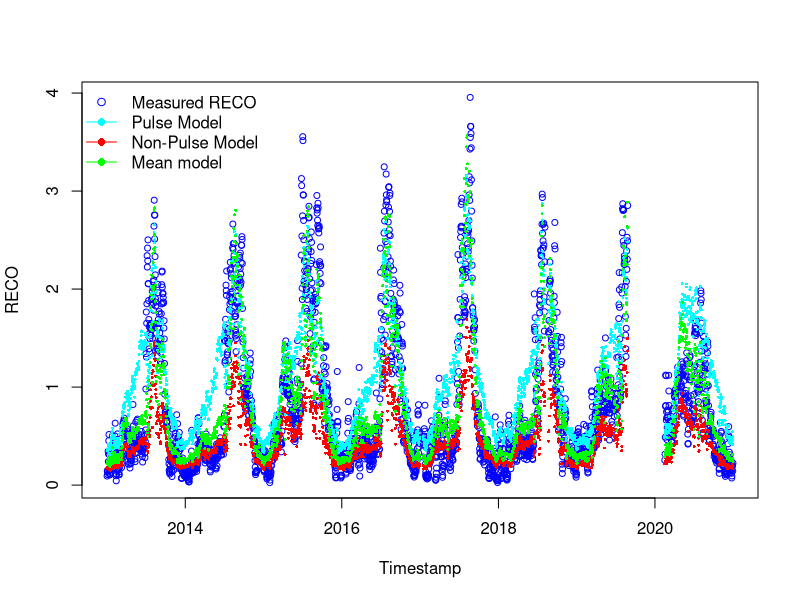
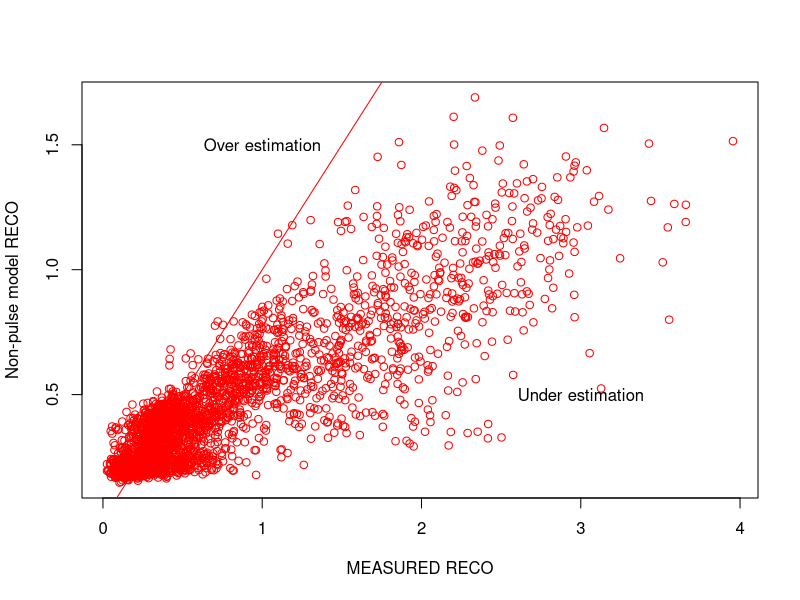
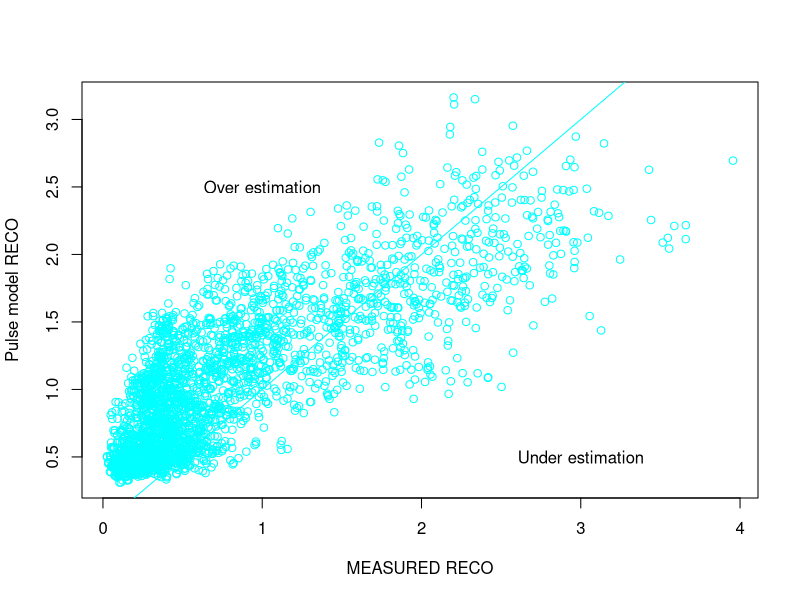
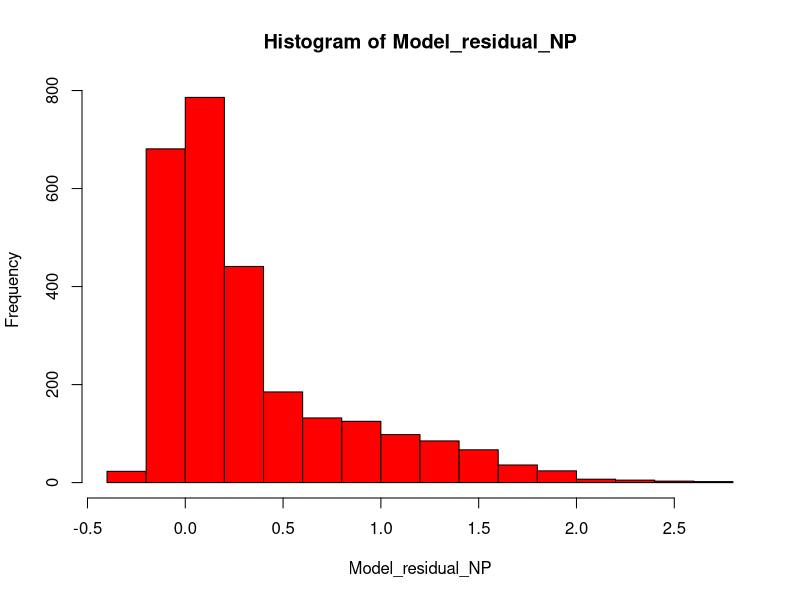
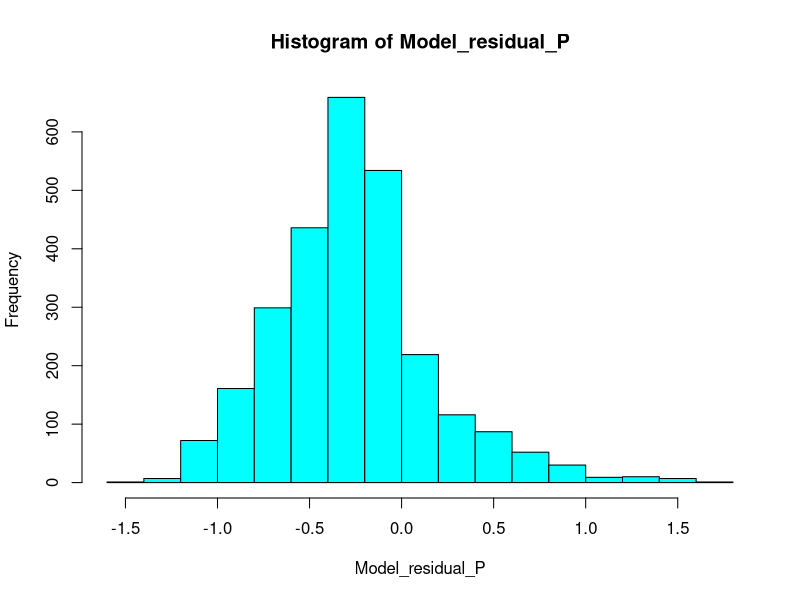
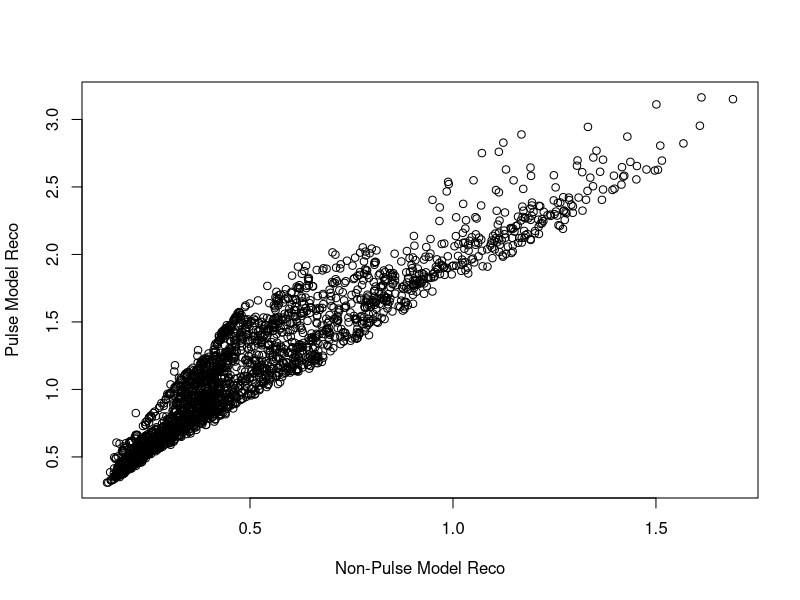
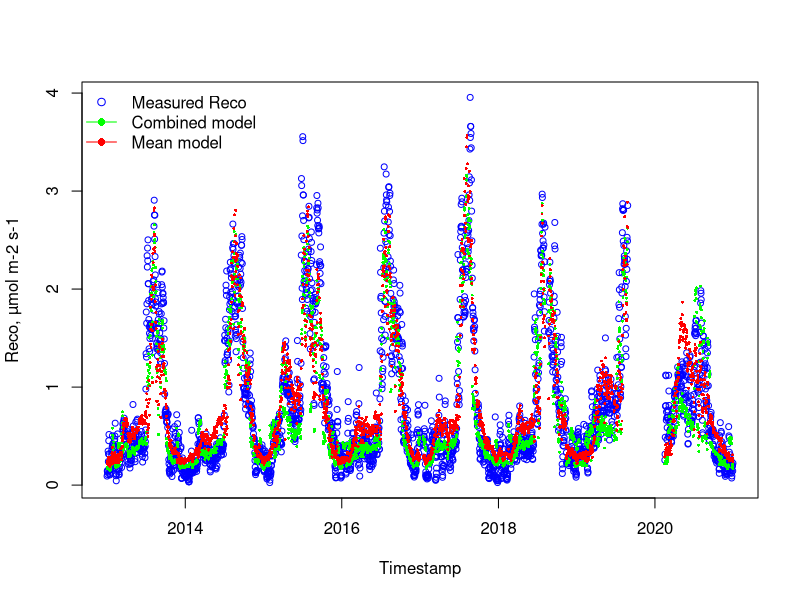
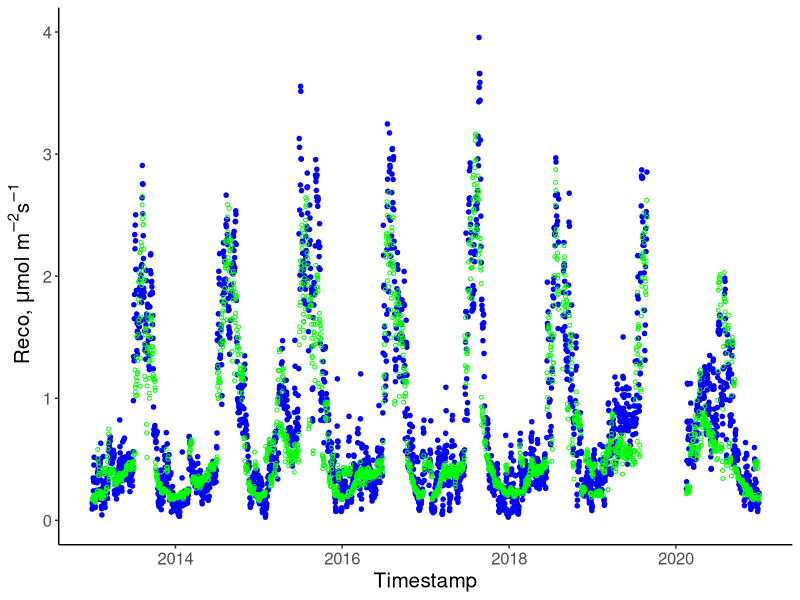

Write the R code that produced these figures, in order.
# 17-05-2024
# Anastasia Makhnykina

library(dplyr)
library(tidyr)
library(tidyverse)
library(lubridate)
library(ggplot2)
library(units)
library(stats)
library(grDevices)
library(readr)
library(ggpubr)


# Read other pulse division docs - with "DM" in their names
years_sum1 <- read.csv("data/years_sum1_DM.csv")
years_sum_Pulse0 <- read.csv("data/years_sum_Pulse0_DM.csv")
years_sum_Pulse1 <- read.csv("data/years_sum_Pulse1_DM.csv")

# Make sure in the Date format
years_sum_Pulse0$date <- as.Date(years_sum_Pulse0$date)
years_sum_Pulse1$date <- as.Date(years_sum_Pulse1$date)
years_sum1$date <- as.Date(years_sum1$date)

# CHECK COLUMN NAMES AND DATA TYPES
str(years_sum_Pulse0)
str(years_sum_Pulse1)
str(years_sum1)

####### Non-Pulse model ###################
###########################################

# Remove rows with missing values
years_sum_Pulse0 <- na.omit(years_sum_Pulse0)

# Calculate Soil Moisture
years_sum_Pulse0$meanSWC5 <- as.numeric(as.character(years_sum_Pulse0$meanSWC5))
SoilMoisture <- years_sum_Pulse0$meanSWC5/100

# Assign variables
years_sum_Pulse0$meanST5 <- as.numeric(as.character(years_sum_Pulse0$meanST5))
years_sum_Pulse0$meanGPP <- as.numeric(as.character(years_sum_Pulse0$meanGPP))

meanSWC5_NP <- SoilMoisture
meanST5_NP <- years_sum_Pulse0$meanST5
meanGPP_NP <- years_sum_Pulse0$meanGPP
GPPmax_NP <- max(years_sum_Pulse0$meanGPP, na.rm = TRUE)

########## Fit Non-Pulse model ##################
years_sum_Pulse0$meanRECO <- as.numeric(as.character(years_sum_Pulse0$meanRECO))

Param_model4_NP <- nls(meanRECO ~ FrefNP*((meanGPP_NP/GPPmax_NP +n)/1+n) *
                         (1-c4*(0.1-meanSWC5_NP)^2)*exp(b4*meanST5_NP), 
                       data = years_sum_Pulse0,
                       start = list(FrefNP=0.75, c4=56.54, b4=0.04, n=0.84),
                       control = nls.control(maxiter = 1000, minFactor = 0.01)
)
Summary_Model4_NP = summary(Param_model4_NP)

# Formula: meanRECO ~ Fref * ((meanGPP_NP/GPPmax_NP + n)/1 + n) * (1 - c4 * 
#                                                                    (0.1 - meanSWC5_NP)^2) * exp(b4 * meanST5_NP)

# NON_Pulse parameters
#Estimate Std. Error t value Pr(>|t|)    
#Fref 0.561731   0.022309  25.179   <2e-16 ***
# c4   8.106202   4.970882   1.631    0.103    
#b4   0.034162   0.001555  21.973   <2e-16 ***
# n    0.129719   0.004816  26.933   <2e-16 ***


FrefNP = 0.561731
FrefNP_SE = 0.022309
SMoptNP =0.125 
c4NP = 8.106202
c4NP_SE = 4.970882
b4NP =  0.034162 
b4NP_SE = 0.001555
nNP=  0.129719
nNP_SE = 0.004816


#################### Pulse model ##################################
###################################################################

# Remove rows with missing values
years_sum_Pulse1 <- na.omit(years_sum_Pulse1)

# Change the data format 
years_sum_Pulse1$meanSWC5 <- as.numeric(as.character(years_sum_Pulse1$meanSWC5))
years_sum_Pulse1$meanST5 <- as.numeric(as.character(years_sum_Pulse1$meanST5))
years_sum_Pulse1$meanGPP <- as.numeric(as.character(years_sum_Pulse1$meanGPP))
years_sum_Pulse1$meanRECO <- as.numeric(as.character(years_sum_Pulse1$meanRECO))

# Assign variables
SoilMoisture_P =years_sum_Pulse1$meanSWC5/100
meanSWC5_P = SoilMoisture_P
meanST5_P = years_sum_Pulse1$meanST5
meanGPP_P = years_sum_Pulse1$meanGPP
GPPmax_P = max(years_sum_Pulse1$meanGPP, na.rm=TRUE)

Param_model4_P <- nls(meanRECO ~ FrefP*((meanGPP_P/GPPmax_P +n)/1+n) *(1-c4*(0.1-meanSWC5_P)^2)*exp(b4*meanST5_P), 
                      data = years_sum_Pulse1,
                      start = list(FrefP=0.75, c4=56.54, b4=0.04, n=0.84),
                      control = nls.control(maxiter = 1000, minFactor = 0.01)
)
Summary_Model4_P = summary(Param_model4_P)

# Parameters:
#   Estimate Std. Error t value Pr(>|t|)    
# Fref   0.616634   0.045269  13.621  < 2e-16 ***
#   c4   -10.431847   1.596214  -6.535 1.01e-10 ***
#   b4     0.044407   0.002129  20.862  < 2e-16 ***
#   n      0.243863   0.014703  16.586  < 2e-16 ***

# Pulse parameters
FrefP = 0.616634 
FrefP_SE = 0.045269
SMoptP =0.125 
c4P = -10.431847   
c4P_SE = 1.596214
b4P = 0.044407
b4P_SE = 0.002129
nP= 0.243863
nP_SE = 0.014703


############### All time model OR MEAN MODEL #################################
################################################################

complete.cases(years_sum1)

# Remove rows with missing values
years_sum1 <- na.omit(years_sum1)

# Change data format
years_sum1$meanSWC5 <- as.numeric(as.character(years_sum1$meanSWC5))
years_sum1$meanST5 <- as.numeric(as.character(years_sum1$meanST5))
years_sum1$meanGPP <- as.numeric(as.character(years_sum1$meanGPP))
years_sum1$meanRECO <- as.numeric(as.character(years_sum1$meanRECO))

# Setting up drivers for all time
SoilMoisture_all =years_sum1$meanSWC5/100
All_meanSWC5 = SoilMoisture_all
All_meanST5 = years_sum1$meanST5
All_meanGPP = years_sum1$meanGPP
All_GPPmax = max(years_sum1$meanGPP, na.rm = TRUE)

Param_model4_All <- nls(meanRECO ~ FrefL*((All_meanGPP/All_GPPmax +nL)/1+nL) *(1-c4L*(0.1-All_meanSWC5)^2)*exp(b4L*All_meanST5), 
                      data = years_sum1,
                      start = list(FrefL=0.75,  c4L=56.54, b4L=0.04, nL=0.84),
                      control = nls.control(maxiter = 1000, minFactor = 0.01)
)
Summary_Model4_All = summary(Param_model4_All)


#Parameters:
#  Estimate Std. Error t value Pr(>|t|)    
#FrefL  1.136042   0.049023  23.173  < 2e-16 ***
#  c4L   -7.755161   1.219586  -6.359 2.38e-10 ***
#  b4L    0.036016   0.001490  24.174  < 2e-16 ***
#  nL     0.079803   0.002769  28.815  < 2e-16 ***
#  ---
#  Signif. codes:  0 ‘***’ 0.001 ‘**’ 0.01 ‘*’ 0.05 ‘.’ 0.1 ‘ ’ 1

# Mean parameters
FrefL = 1.136042
FrefL_SE = 0.049023
SMoptL =0.125 
c4L = -7.755161   
c4L_SE = 1.219586
b4L = 0.036016
b4L_SE = 0.001490
nL= 0.079803
nL_SE = 0.002769

#run model for full time series
ALL_model4_NP = FrefNP*((All_meanGPP/All_GPPmax +nNP)/1+nNP) *(1-c4NP*(SMoptNP-All_meanSWC5)^2)*exp(b4NP*All_meanST5)
#run model for full time series based on pulse time parameters
All_model4_P = FrefP*((All_meanGPP/All_GPPmax +nP)/1+nP) *(1-c4P*(SMoptP-All_meanSWC5)^2)*exp(b4P*All_meanST5)
#run all time model
All_model4 = FrefL*((All_meanGPP/All_GPPmax +nL)/1+nL) *(1-c4L*(SMoptL-All_meanSWC5)^2)*exp(b4L*All_meanST5)

# Plot the RECO time series 
plot(years_sum1$date, years_sum1$meanRECO, type = "p", col = "blue", xlab = "Timestamp", ylab = "RECO", cex = 0.8)

# Add the model output time series to the plot - CORRECT FIGURE
points(years_sum1$date, ALL_model4_NP, col = "red", pch = 16, cex = 0.4)
points(years_sum1$date, All_model4_P, col = "cyan", pch = 16, cex = 0.4, alpha=0.5)
points(years_sum1$date, All_model4, col = "green", pch = 16, cex = 0.4, alpha=0.5)

# create the legend
legend(x = "topleft",
       legend = c("Measured RECO", "Pulse Model", "Non-Pulse Model", "Mean model"),
       pch = c(1, 16, 16,16),
       col = c("blue", "cyan", "red","green"),
       lty = c(NA, 1, 1,1),
       bty = "n")


##### Compare modeled and measured data
plot(years_sum1$meanRECO,ALL_model4_NP, type = "p", col = "red", xlab = "MEASURED RECO", ylab = "Non-pulse model RECO")
text(x = 1, y = 1.5, labels = "Over estimation")
text(x = 3, y = 0.5, labels = "Under estimation")
points( years_sum1$meanRECO,years_sum1$meanRECO,  type = "l", col = "red")

plot(years_sum1$meanRECO,All_model4_P,  type = "p", col = "cyan", xlab = "MEASURED RECO", ylab = "Pulse model RECO")
text(x = 1, y = 2.5, labels = "Over estimation")
text(x = 3, y = 0.5, labels = "Under estimation")
points( years_sum1$meanRECO,years_sum1$meanRECO,  type = "l", col = "cyan")



# Calulate the model residual and investigate whether residuals are higher during pulse times. 
Model_residual_NP = years_sum1$meanRECO-ALL_model4_NP
hist(Model_residual_NP, col = "red")

Model_residual_P = years_sum1$meanRECO - All_model4_P
hist(Model_residual_P, col = "cyan")


# calculate RMSE
rmse_NP <- sqrt(mean((ALL_model4_NP - years_sum1$meanRECO)^2, na.rm = TRUE))
rmse_P <- sqrt(mean((All_model4_P - years_sum1$meanRECO)^2, na.rm = TRUE))
# calculate MAPE
mape_NP <- mean(abs(ALL_model4_NP - years_sum1$meanRECO) / years_sum1$meanRECO, na.rm = TRUE) * 100
mape_P <- mean(abs(All_model4_P - years_sum1$meanRECO) / years_sum1$meanRECO, na.rm = TRUE) * 100
# calculate R-squared
r_squared_NP <- cor(ALL_model4_NP, years_sum1$meanRECO, use = "complete.obs")^2
r_squared_P <- cor(All_model4_P, years_sum1$meanRECO, use = "complete.obs")^2

Reco_NP = sum(ALL_model4_NP, na.rm = TRUE)
Reco_P = sum(All_model4_P, na.rm = TRUE)
Reco_obs = sum(years_sum1$meanRECO, na.rm = TRUE)
Reco_allMean = sum(All_model4, na.rm=TRUE)


plot(ALL_model4_NP,All_model4_P, xlab = "Non-Pulse Model Reco", ylab = "Pulse Model Reco")
 
###################### Next step - Combined model ################################
##################################################################################

# Create df just with fluxes and create combined Model
Reco_df <- years_sum1 %>%
  select(date, meanRECO, sdReco, max_pulse_duration, rain_event)


Reco_df$PulseM <- All_model4_P
Reco_df$NonPulseM <- ALL_model4_NP
Reco_df$MeanM <- All_model4


Reco1 <- Reco_df %>%
  select (date, meanRECO, max_pulse_duration, PulseM, NonPulseM, MeanM) %>%
  mutate(case_when(max_pulse_duration == 0 ~ NonPulseM,
                  max_pulse_duration == 8 ~ PulseM,
                max_pulse_duration == 14 ~ PulseM,
                max_pulse_duration == 20 ~ PulseM))
                         


Reco_Measured = sum(Reco1$meanRECO, na.rm = TRUE)
Reco_PandNP = sum(Reco1$`case_when(...)`, na.rm = TRUE)
Reco_MeanMod = sum(Reco1$MeanM, na.rm = TRUE)


plot(Reco_df$date, Reco_df$meanRECO, type = "p", col = "blue", xlab = "Timestamp", 
     ylab =  "Reco, µmol m-2 s-1", cex = 0.8)
     
points(Reco1$date, Reco1$`case_when(...)`, col="green", pch = 16, cex = 0.4, alpha=0.5)
points(Reco1$date, Reco1$MeanM, col="red", pch = 16, cex = 0.4, alpha=0.5)
# create the legend
legend(x = "topleft",
       legend = c("Measured Reco", "Combined model", "Mean model"),
       pch = c(1, 16, 16),
       col = c("blue", "green", "red"),
       lty = c(NA, 1,1),
       bty = "n")


Reco_df$Reco_Combined <- Reco1$`case_when(...)`

Reco_df %>%
  na.omit() %>%
  ggplot(aes(x=date))+
  geom_point(aes(y = meanRECO),shape=20, color = "blue", size = 2)+
  geom_point(aes(y=Reco_Combined),shape=1, size = 1, color = "green")+
  theme_classic()+
  theme(text = element_text(size = 15))+
  ylab(~paste("Reco, ", mu, "mol m"^-2,"s"^-1))+
  xlab("Timestamp")+
  ylim(0,4)
  
plot(Reco_df$meanRECO, Reco_df$Reco_Combined, type = "p", col = "black", xlab = "Mesured Reco", 
     ylab =  "Modelled Reco", cex = 0.8)

Reco_df %>%
  ggplot(aes(x=meanRECO, y = Reco_Combined))+
  geom_point(shape=1)+
  theme_classic()+
  theme(text = element_text(size = 15))+
  stat_regline_equation(aes(label = paste(..eq.label..,..rr.label.., sep = "~~~~")))+
  stat_smooth(method = "lm",formula = y ~ x ,size = 1)+
  ylab(~paste("Combined model Reco, ", mu, "mol m"^-2,"s"^-1))+
  xlab(~paste("Measured Reco, ", mu, "mol m"^-2,"s"^-1))+
  ylim(0,5)+
  xlim(0,5)

# calculate RMSE
rmse_CombinedMod <- sqrt(sum((Reco_df$Reco_Combined - Reco_df$meanRECO)^2, na.rm=TRUE)/nrow(Reco_df))

# calculate MAPE -  Mean absolute percent error
mape_CombinedMod <- mean(abs((Reco_df$Reco_Combined - Reco_df$meanRECO) / Reco_df$meanRECO), na.rm=TRUE) * 100
 
# calculate R-squared
r_squared_CombinedMod <- cor(Reco_df$Reco_Combined, Reco_df$meanRECO, use = "complete.obs")^2


###### Calculate cumulative flux for - Mean model, Including Pulse and non-pulse together and measured fluxes ######
####################################################################################################################

### Create df with just fluxes #####

Recodf_new <- Reco_df %>%
  na.omit() %>%
  select (date, meanRECO, MeanM, Reco_Combined)

Recodf_new$culMeasured <- ave(Recodf_new$meanRECO, FUN = cumsum)  
Recodf_new$culMeanMod <- ave(Recodf_new$MeanM, FUN = cumsum)  
Recodf_new$culModelled <- ave(Recodf_new$Reco_Combined, FUN = cumsum)  


plot(Recodf_new$date,Recodf_new$culMeasured,  type = "l", col = "blue", xlab = "Year", 
     ylab =  "Cumulative Reco", cex = 0.8)
lines(Recodf_new$date, Recodf_new$culMeanMod, type = "l", col = "red")
lines(Recodf_new$date, Recodf_new$culModelled, type = "l", col = "green")

legend(x = "topleft",
       legend = c("Measured Reco", "Mean model", "Combined model"),
       pch = c(1, 16, 16),
       col = c("blue", "red", "green"),
       lty = c(NA, 1,1),
       bty = "n")
